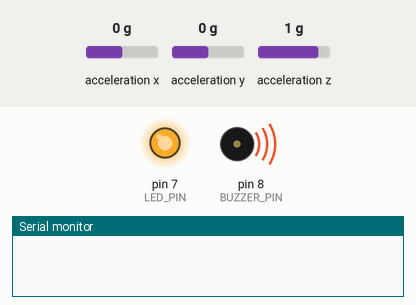
Bench run of a sketch on a simulated Arduino Uno, built with avr-gcc and run on an emulated ATmega328P. On the bench: output pins drawn as LEDs (lit = HIGH), buzzer (waves = sounding), the last lines printed to the serial monitor. Wiring (inferred from the names in the program): MPU-6050 motion sensor at I2C address 0x68. The inputs (shaded band) are chosen by the test bench; at power-on: acceleration x 0 g, acceleration y 0 g, acceleration z 1 g.

Above: at 0.1 s.
At 0.5 s:
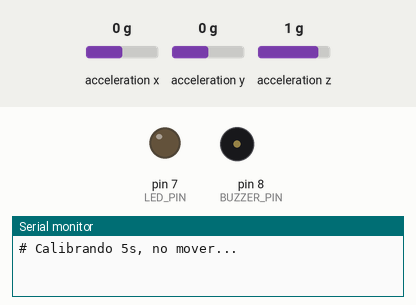
Timing chart, 0 to 2.0 s (numbered marks = the images above):
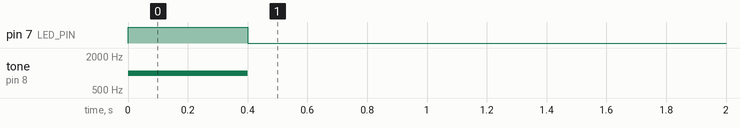

The sketch:

Estacion_Sismica_Proyecto_Fisica.ino
```cpp
// === Estación Sísmica robusta (anti-cuelgues I2C) ===
// UNO + GY-521 (MPU-6050) + LED D7 + BUZZER D8
// - Serial 115200, CSV a 5 Hz: t_ms,ax,ay,az,intensidad,alarm
// - Lectura segura del MPU con timeout y watchdog de recuperación

#include <Wire.h>
#include <MPU6050.h>
#include <math.h>

// ---------- Pines ----------
#define LED_PIN    7
#define BUZZER_PIN 8

// ---------- Serial / impresión ----------
#define BAUD       115200
#define PRINT_HZ   5
const unsigned long PRINT_PERIOD_MS = 1000UL / PRINT_HZ;

// ---------- Muestreo ----------
const unsigned long SAMPLE_PERIOD_MS = 10;   // ~100 Hz

// ---------- Detección (anti-falsos) ----------
float threshold_on_g  = 0.06f;   // encender
float hysteresis_g    = 0.02f;   // apagar por debajo de on - hysteresis
int   arm_consec      = 5;       // muestras seguidas para ENCENDER
int   clear_consec    = 15;      // muestras seguidas para APAGAR
unsigned long cooldown_ms = 1000; // pausa tras apagar

float threshold_off_g = 0.04f;   // se calcula en recalibración

// ---------- Estados ----------
enum Estado { NORMAL, ALARMA, COOLDOWN } estado = NORMAL;
int cnt_arm = 0, cnt_clear = 0;
unsigned long tCooldownHasta = 0;

// ---------- MPU / I2C ----------
MPU6050 mpu;                      // Jeff Rowberg library
const uint8_t MPU_ADDR = 0x68;    // ADO a GND
const uint8_t REG_ACCEL_XOUT_H = 0x3B;

int i2cFailCount = 0;             // contador de fallos para watchdog

// ---------- Tiempos ----------
unsigned long tPrevSample = 0;
unsigned long tPrevPrint  = 0;
unsigned long t0_ms       = 0;
unsigned long lastProgress = 0;   // última vez que logramos imprimir (para “perro guardián”)

// ---------- Helpers buzzer ----------
void buzOn()  { tone(BUZZER_PIN, 1000); }
void buzOff() { noTone(BUZZER_PIN); }

// ---------- Lectura segura del MPU (sin bloquear) ----------
bool safeReadAccel(float &ax_g, float &ay_g, float &az_g) {
  // 1) posicionar puntero de registro
  Wire.beginTransmission(MPU_ADDR);
  Wire.write(REG_ACCEL_XOUT_H);
  if (Wire.endTransmission(false) != 0) {      // NACK o error
    i2cFailCount++;
    return false;
  }
  // 2) pedir 6 bytes (AX,AY,AZ)
  uint8_t n = Wire.requestFrom(MPU_ADDR, (uint8_t)6);
  if (n < 6) {                                  // timeout / bytes incompletos
    i2cFailCount++;
    return false;
  }
  // 3) convertir
  int16_t x = (Wire.read() << 8) | Wire.read();
  int16_t y = (Wire.read() << 8) | Wire.read();
  int16_t z = (Wire.read() << 8) | Wire.read();
  ax_g = x / 16384.0f;
  ay_g = y / 16384.0f;
  az_g = z / 16384.0f;

  i2cFailCount = 0;  // lectura OK → resetea contador
  return true;
}

// ---------- Watchdog de recuperación I2C ----------
void i2cRecoverIfNeeded(const char* motivo) {
  if (i2cFailCount >= 3) {
    // Apaga salidas para evitar ruido durante la recuperación
    buzOff();
    digitalWrite(LED_PIN, LOW);
    Serial.print("# I2C fallo ("); Serial.print(motivo); Serial.println("): reiniciando bus/MPU...");

    // Reinicia TWI y el MPU
    Wire.end(); delay(5);
    Wire.begin();
    Wire.setWireTimeout(3000, true);   // timeout + auto reset TWI
    // Wire.setClock(100000);          // descomenta si usas cables largos

    mpu.initialize();
    delay(50);

    i2cFailCount = 0;
    // tras recuperar, no dispares alarma inmediatamente
    estado = COOLDOWN;
    tCooldownHasta = millis() + 500;
  }
}

// ---------- Recalibración de umbrales en reposo (5 s) ----------
void recalibrar() {
  const unsigned long T = 5000;
  unsigned long t0 = millis();
  long n = 0;
  double sum = 0, sum2 = 0;

  while (millis() - t0 < T) {
    float ax, ay, az;
    if (safeReadAccel(ax, ay, az)) {
      float mag = sqrt(ax*ax + ay*ay + az*az);
      float intensidad = fabs(mag - 1.0f);
      sum += intensidad;
      sum2 += (double)intensidad * (double)intensidad;
      n++;
    } else {
      i2cRecoverIfNeeded("cal");
    }
    delay(SAMPLE_PERIOD_MS);
  }

  double mean = (n>0) ? sum/n : 0.0;
  double var  = (n>0) ? (sum2/n) - mean*mean : 0.0;
  double stdv = (var>0) ? sqrt(var) : 0.0;

  threshold_on_g  = (float)(fabs(mean) + 5.0*stdv);
  if (threshold_on_g < 0.06f) threshold_on_g = 0.06f;
  threshold_off_g = max(0.0f, threshold_on_g - hysteresis_g);

  Serial.print("# Umbral on=");  Serial.print(threshold_on_g, 3);
  Serial.print(" off=");         Serial.println(threshold_off_g, 3);
}

// ---------- Setup ----------
void setup() {
  pinMode(LED_PIN, OUTPUT);
  pinMode(BUZZER_PIN, OUTPUT);
  digitalWrite(LED_PIN, LOW); buzOff();

  Serial.begin(BAUD);

  Wire.begin();
  Wire.setWireTimeout(3000, true);   // timeout I2C + reset TWI si se cuelga
  // Wire.setClock(100000);          // opcional: 100 kHz

  mpu.initialize();
  if (!mpu.testConnection()) {
    Serial.println("# ERROR: MPU6050 no conectado.");
    // seguimos, el watchdog intentará recuperar si aparece luego
  }

  // Auto-test corto
  digitalWrite(LED_PIN, HIGH); buzOn(); delay(400);
  digitalWrite(LED_PIN, LOW);  buzOff();

  Serial.println("# Calibrando 5s, no mover...");
  recalibrar();
  Serial.println("# READY");
  Serial.println("# t_ms,ax_g,ay_g,az_g,intensidad_g,alarm");

  t0_ms = millis();
  lastProgress = millis();
}

// ---------- Loop ----------
void loop() {
  unsigned long now = millis();

  // Muestreo ~100 Hz (no bloquear)
  if (now - tPrevSample < SAMPLE_PERIOD_MS) return;
  tPrevSample = now;

  // Leer aceleración (segura)
  float ax, ay, az;
  if (!safeReadAccel(ax, ay, az)) {
    i2cRecoverIfNeeded("read");
    // watchdog adicional: si no hay progreso en 700 ms, fuerza recuperacion
    if (now - lastProgress > 700) { i2cFailCount = 3; i2cRecoverIfNeeded("stall"); }
    return;  // esta vuelta no seguimos (evita usar datos inválidos)
  }

  // Intensidad (|a| - 1g)
  float mag = sqrt(ax*ax + ay*ay + az*az);
  float intensidad = fabs(mag - 1.0f);

  // FSM con histéresis + consecutivos + cooldown
  switch (estado) {
    case NORMAL:
      if (intensidad > threshold_on_g) { cnt_arm++; } else { cnt_arm = 0; }
      if (cnt_arm >= arm_consec) { estado = ALARMA; cnt_arm = 0; cnt_clear = 0; }
      break;

    case ALARMA:
      digitalWrite(LED_PIN, HIGH); buzOn();
      if (intensidad < threshold_off_g) { cnt_clear++; } else { cnt_clear = 0; }
      if (cnt_clear >= clear_consec) {
        digitalWrite(LED_PIN, LOW); buzOff();
        estado = COOLDOWN; tCooldownHasta = now + cooldown_ms;
      }
      break;

    case COOLDOWN:
      digitalWrite(LED_PIN, LOW); buzOff();
      if (now >= tCooldownHasta) estado = NORMAL;
      break;
  }

  // Salida CSV a 5 Hz
  if (now - tPrevPrint >= PRINT_PERIOD_MS) {
    tPrevPrint = now;
    int alarmFlag = (estado == ALARMA) ? 1 : 0;
    unsigned long t_ms = now - t0_ms;

    Serial.print(t_ms); Serial.print(',');
    Serial.print(ax, 3); Serial.print(',');
    Serial.print(ay, 3); Serial.print(',');
    Serial.print(az, 3); Serial.print(',');
    Serial.print(intensidad, 3); Serial.print(',');
    Serial.println(alarmFlag);

    lastProgress = now;           // hubo progreso → resetea anti-“pegado”
  }

  // Si por alguna razón pasan >700 ms sin imprimir, dispara recuperación
  if (now - lastProgress > 700) { i2cFailCount = 3; i2cRecoverIfNeeded("stall"); }
}
```
